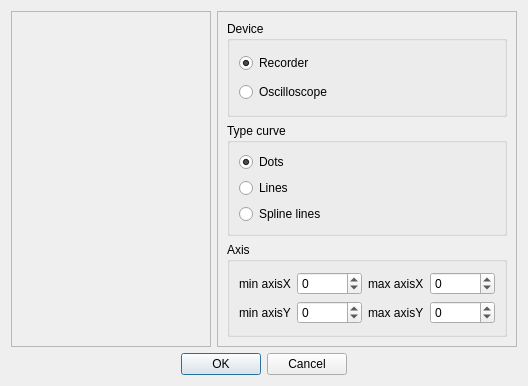
<?xml version="1.0" encoding="UTF-8"?>
<ui version="4.0">
 <class>GrapherBox_Options</class>
 <widget class="QDialog" name="GrapherBox_Options">
  <property name="windowTitle">
   <string>Dialog</string>
  </property>
  <layout class="QVBoxLayout" name="verticalLayout">
   <item>
    <layout class="QHBoxLayout" name="horizontalLayout_2">
     <item>
      <widget class="QScrollArea" name="scrollArea">
       <property name="minimumSize">
        <size>
         <width>200</width>
         <height>0</height>
        </size>
       </property>
       <property name="widgetResizable">
        <bool>true</bool>
       </property>
       <widget class="QWidget" name="scrollAreaWidgetContents">
        <property name="geometry">
         <rect>
          <x>0</x>
          <y>0</y>
          <width>198</width>
          <height>371</height>
         </rect>
        </property>
        <layout class="QVBoxLayout" name="verticalLayout_6">
         <item>
          <layout class="QVBoxLayout" name="color_layout"/>
         </item>
         <item>
          <spacer name="verticalSpacer">
           <property name="orientation">
            <enum>Qt::Vertical</enum>
           </property>
           <property name="sizeHint" stdset="0">
            <size>
             <width>20</width>
             <height>345</height>
            </size>
           </property>
          </spacer>
         </item>
        </layout>
       </widget>
      </widget>
     </item>
     <item>
      <widget class="QFrame" name="frame">
       <property name="frameShape">
        <enum>QFrame::StyledPanel</enum>
       </property>
       <property name="frameShadow">
        <enum>QFrame::Raised</enum>
       </property>
       <layout class="QVBoxLayout" name="verticalLayout_5">
        <item>
         <widget class="QGroupBox" name="groupBox_3">
          <property name="title">
           <string>Device</string>
          </property>
          <layout class="QVBoxLayout" name="verticalLayout_3">
           <item>
            <widget class="QRadioButton" name="rb_recorder">
             <property name="text">
              <string>Recorder</string>
             </property>
             <property name="checked">
              <bool>true</bool>
             </property>
            </widget>
           </item>
           <item>
            <widget class="QRadioButton" name="rb_oscilloscope">
             <property name="text">
              <string>Oscilloscope</string>
             </property>
            </widget>
           </item>
          </layout>
         </widget>
        </item>
        <item>
         <widget class="QGroupBox" name="groupBox_2">
          <property name="title">
           <string>Type curve</string>
          </property>
          <layout class="QVBoxLayout" name="verticalLayout_4">
           <item>
            <widget class="QRadioButton" name="rb_dots">
             <property name="text">
              <string>Dots</string>
             </property>
             <property name="checked">
              <bool>true</bool>
             </property>
            </widget>
           </item>
           <item>
            <widget class="QRadioButton" name="rb_lines">
             <property name="text">
              <string>Lines</string>
             </property>
            </widget>
           </item>
           <item>
            <widget class="QRadioButton" name="rb_spline_lines">
             <property name="text">
              <string>Spline lines</string>
             </property>
            </widget>
           </item>
          </layout>
         </widget>
        </item>
        <item>
         <widget class="QGroupBox" name="groupBox">
          <property name="title">
           <string>Axis</string>
          </property>
          <layout class="QVBoxLayout" name="verticalLayout_2">
           <item>
            <layout class="QGridLayout" name="gridLayout">
             <item row="0" column="3">
              <widget class="QSpinBox" name="sb_maxX">
               <property name="minimum">
                <number>-10000</number>
               </property>
               <property name="maximum">
                <number>10000</number>
               </property>
              </widget>
             </item>
             <item row="0" column="2">
              <widget class="QLabel" name="label_3">
               <property name="text">
                <string>max axisX</string>
               </property>
              </widget>
             </item>
             <item row="1" column="1">
              <widget class="QSpinBox" name="sb_minY">
               <property name="minimum">
                <number>-10000</number>
               </property>
               <property name="maximum">
                <number>10000</number>
               </property>
              </widget>
             </item>
             <item row="1" column="3">
              <widget class="QSpinBox" name="sb_maxY">
               <property name="minimum">
                <number>-10000</number>
               </property>
               <property name="maximum">
                <number>10000</number>
               </property>
              </widget>
             </item>
             <item row="0" column="0">
              <widget class="QLabel" name="label">
               <property name="text">
                <string>min axisX</string>
               </property>
              </widget>
             </item>
             <item row="0" column="1">
              <widget class="QSpinBox" name="sb_minX">
               <property name="minimum">
                <number>-10000</number>
               </property>
               <property name="maximum">
                <number>10000</number>
               </property>
              </widget>
             </item>
             <item row="1" column="0">
              <widget class="QLabel" name="label_2">
               <property name="text">
                <string>min axisY</string>
               </property>
              </widget>
             </item>
             <item row="1" column="2">
              <widget class="QLabel" name="label_4">
               <property name="text">
                <string>max axisY</string>
               </property>
              </widget>
             </item>
            </layout>
           </item>
          </layout>
         </widget>
        </item>
       </layout>
      </widget>
     </item>
    </layout>
   </item>
   <item>
    <widget class="QDialogButtonBox" name="buttonBox">
     <property name="standardButtons">
      <set>QDialogButtonBox::Cancel|QDialogButtonBox::Ok</set>
     </property>
     <property name="centerButtons">
      <bool>true</bool>
     </property>
    </widget>
   </item>
  </layout>
 </widget>
 <tabstops>
  <tabstop>rb_oscilloscope</tabstop>
  <tabstop>sb_minX</tabstop>
  <tabstop>sb_maxX</tabstop>
  <tabstop>sb_minY</tabstop>
  <tabstop>sb_maxY</tabstop>
 </tabstops>
 <resources/>
 <connections/>
</ui>
